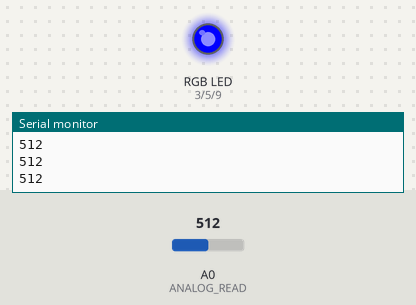
This sketch was run on a simulated Arduino Uno, built with avr-gcc and run on an emulated ATmega328P. Parts: an RGB LED mixed from three pins (HIGH = lit), the last lines printed to the serial monitor. Inputs (shaded band) come from the test bench; at power-on: A0 (ANALOG_READ) = 512.

Above: at 1.2 s.
1.3 s: A0 (ANALOG_READ) set to 593
2.8 s: A0 (ANALOG_READ) set to 606
4.3 s: A0 (ANALOG_READ) set to 710
At 6.3 s:
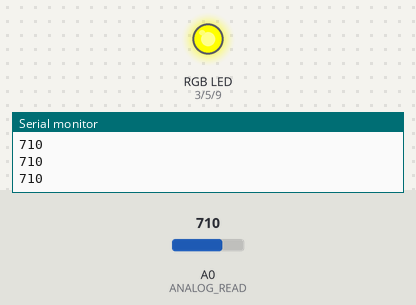
7.3 s: A0 (ANALOG_READ) set to 684
At 9.2 s:
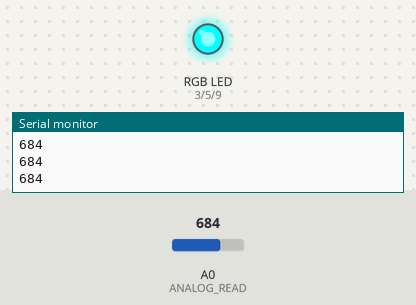
9.5 s: A0 (ANALOG_READ) set to 1023
At 10.0 s:
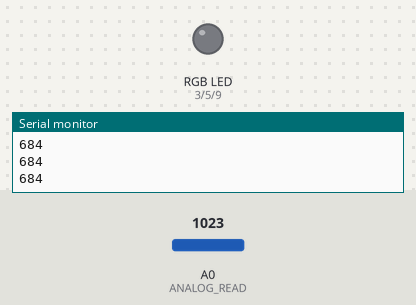
11.0 s: A0 (ANALOG_READ) set to 1002
At 11.15 s:
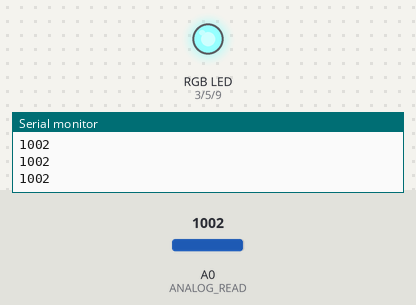
Timing chart, 0 to 14.3 s (numbered marks = the images above; inputs shaded):
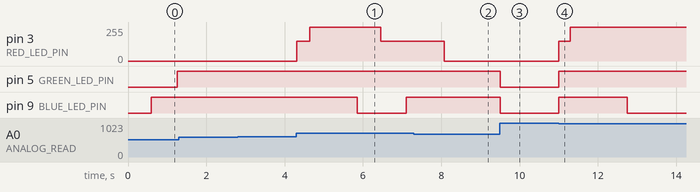

Measured:
- the behaviour switches between 701 and 700 on A0 (ANALOG_READ) (found by bisection; images 1 and 2)
- the behaviour switches between 1021 and 1020 on A0 (ANALOG_READ) (found by bisection; images 3 and 4)
- after the input at 4.3 s, pin 3 (RED_LED_PIN): 0/255 → 150/255 at once, → 255/255 0.33 s later, → 150/255 1.8 s later; pin 9 (BLUE_LED_PIN): HIGH → LOW after 1.6 s, → HIGH 1.3 s later
- after the input at 7.3 s, pin 3 (RED_LED_PIN): 150/255 → 0/255 after 0.78 s
- after the input at 9.5 s, pin 5 (GREEN_LED_PIN), pin 9 (BLUE_LED_PIN): HIGH → LOW at once
- after the input at 11.0 s, pin 3 (RED_LED_PIN): 0/255 → 150/255 at once, → 255/255 0.29 s later; pin 5 (GREEN_LED_PIN): LOW → HIGH at once; pin 9 (BLUE_LED_PIN): LOW → HIGH at once, → LOW 1.8 s later

The sketch:

RGB_LAMP.ino
```cpp
#include <FastLED.h>

/** BASIC CONFIGURATION  **/

//The amount of LEDs in the setup
#define NUM_LEDS 3
//The pin that controls the LEDs
#define RED_LED_PIN 3
#define GREEN_LED_PIN 5
#define BLUE_LED_PIN 9
//The pin that we read sensor values form
#define ANALOG_READ 14

//Confirmed microphone low value, and max value
#define MIC_LOW 20
#define MIC_HIGH 1000
/** Other macros */
//How many previous sensor values effects the operating average?
#define AVGLEN 5
//How many previous sensor values decides if we are on a peak/HIGH (e.g. in a song)
#define LONG_SECTOR 20

//Mneumonics
#define HIGH 3
#define NORMAL 2

//How long do we keep the "current average" sound, before restarting the measuring
#define MSECS 30 * 1000
#define CYCLES MSECS / DELAY

/*Sometimes readings are wrong or strange. How much is a reading allowed
to deviate from the average to not be discarded? **/
#define DEV_THRESH 0.8

//Arduino loop delay
#define DELAY 1

float fscale( float originalMin, float originalMax, float newBegin, float newEnd, float inputValue, float curve);
void insert(int val, int *avgs, int len);
int compute_average(int *avgs, int len);
void visualize_music();


/*Not really used yet. Thought to be able to switch between sound reactive
mode, and general gradient pulsing/static color*/
int mode = 0;

//Showing different colors based on the mode.
int songmode = NORMAL;

//Average sound measurement the last CYCLES
unsigned long song_avg;

//The amount of iterations since the song_avg was reset
int iter = 0;

//The speed the LEDs fade to black if not relit
float fade_scale = 1.2;

//Led array
CRGB leds;

/*Short sound avg used to "normalize" the input values.
We use the short average instead of using the sensor input directly */
int avgs[AVGLEN] = {-1};

//Longer sound avg
int long_avg[LONG_SECTOR] = {-1};

//Keeping track how often, and how long times we hit a certain mode
struct time_keeping {
  unsigned long times_start;
  short times;
};

//How much to increment or decrement each color every cycle
struct color {
  int r;
  int g;
  int b;
};

struct time_keeping high;
struct color Color;

void setup() {
  Serial.begin(9600);
  leds = CRGB(0, 0, 0);

  //bootstrap average with some low values
  for (int i = 0; i < AVGLEN; i++) {
    insert(250, avgs, AVGLEN);
  }

  //Initial values
  high.times = 0;
  high.times_start = millis();
  Color.r = 0;
  Color.g = 0;
  Color.b = 1;
}

/*With this we can change the mode if we want to implement a general
lamp feature, with for instance general pulsing. Maybe if the
sound is low for a while? */
void loop() {
 if (true){
    switch(mode) {
    case 0:
      visualize_music();
      break;
    default:
      break;
  }
    delay(DELAY);       // delay in between reads for stability
 } else {
    cycle_spectrum();
 }
}


/**Funtion to check if the lamp should either enter a HIGH mode,
or revert to NORMAL if already in HIGH. If the sensors report values
that are higher than 1.1 times the average values, and this has happened
more than 30 times the last few milliseconds, it will enter HIGH mode.
TODO: Not very well written, remove hardcoded values, and make it more
reusable and configurable.  */
void check_high(int avg) {
  if (avg > (song_avg/iter * 1.1))  {
    if (high.times != 0) {
      if (millis() - high.times_start > 200.0) {
        high.times = 0;
        songmode = NORMAL;
      } else {
        high.times_start = millis();
        high.times++;
      }
    } else {
      high.times++;
      high.times_start = millis();

    }
  }
  if (high.times > 30 && millis() - high.times_start < 50.0)
    songmode = HIGH;
  else if (millis() - high.times_start > 200) {
    high.times = 0;
    songmode = NORMAL;
  }
}

//Main function for visualizing the sounds in the lamp
void visualize_music() {
  int sensor_value, mapped, avg, longavg;

  //Actual sensor value
  sensor_value = analogRead(ANALOG_READ);


  //If 0, discard immediately. Probably not right and save CPU.
  if (sensor_value > 1020 || sensor_value == 0){
     show_leds(0, 0 , 0);
    return;
  }

  //Discard readings that deviates too much from the past avg.
  mapped = (float)fscale(MIC_LOW, MIC_HIGH, MIC_LOW, (float)MIC_HIGH, (float)sensor_value, 2.0);
  avg = compute_average(avgs, AVGLEN);

  if (((avg - mapped) > avg*DEV_THRESH)) //|| ((avg - mapped) < -avg*DEV_THRESH))
    return;

  //Insert new avg. values
  insert(mapped, avgs, AVGLEN);
  insert(avg, long_avg, LONG_SECTOR);

  //Compute the "song average" sensor value
  song_avg += avg;
  iter++;
  if (iter > CYCLES) {
    song_avg = song_avg / iter;
    iter = 1;
  }

  longavg = compute_average(long_avg, LONG_SECTOR);

  //Check if we enter HIGH mode
  check_high(longavg);

  if (songmode == HIGH) {
    fade_scale = 3;
    Color.r = 5;
    Color.g = 3;
    Color.b = -1;
  }
  else if (songmode == NORMAL) {
    fade_scale = 2;
    Color.r = -1;
    Color.b = 2;
    Color.g = 1;
  }

   if (leds.r + Color.r > 255)
        leds.r = 255;
      else if (leds.r + Color.r < 0)
        leds.r = 0;
      else
        leds.r = leds.r + Color.r;

      if (leds.g + Color.g > 255)
        leds.g = 255;
      else if (leds.g + Color.g < 0)
        leds.g = 0;
      else
        leds.g = leds.g + Color.g;

      if (leds.b + Color.b > 255)
        leds.b = 255;
      else if (leds.b + Color.b < 0)
        leds.b = 0;
      else
        leds.b = leds.b + Color.b;

      if(sensor_value > 700 && songmode == NORMAL && leds.r < 255)
        leds.r = 150;
     if(sensor_value < 30 && songmode == NORMAL && leds.r < 225){
        leds.r = leds.r + 20;
        leds.g = 255 - leds.r;
     }

     show_leds(leds.r, leds.g , leds.b);

Serial.println(sensor_value);

}

void cycle_spectrum(){
   unsigned int rgbColour[3];
  // Start off with red.
  rgbColour[0] = 255;
  rgbColour[1] = 0;
  rgbColour[2] = 0;

  // Choose the colours to increment and decrement.
  for (int decColour = 0; decColour < 3; decColour += 1) {
    int incColour = decColour == 2 ? 0 : decColour + 1;

    // cross-fade the two colours.
    for(int i = 0; i < 255; i += 1) {
      rgbColour[decColour] -= 1;
      rgbColour[incColour] += 1;

      show_leds(rgbColour[0], rgbColour[1], rgbColour[2]);
      delay(10);
    }
  }
}

void show_leds(int red, int green, int blue){
  analogWrite(RED_LED_PIN, red );
  analogWrite(GREEN_LED_PIN, green );
  analogWrite(BLUE_LED_PIN, blue );
}

//Compute average of a int array, given the starting pointer and the length
int compute_average(int *avgs, int len) {
  int sum = 0;
  for (int i = 0; i < len; i++)
    sum += avgs[i];

  return (int)(sum / len);

}

//Insert a value into an array, and shift it down removing
//the first value if array already full
void insert(int val, int *avgs, int len) {
  for (int i = 0; i < len; i++) {
    if (avgs[i] == -1) {
      avgs[i] = val;
      return;
    }
  }

  for (int i = 1; i < len; i++) {
    avgs[i - 1] = avgs[i];
  }
  avgs[len - 1] = val;
}

//Function imported from the arduino website.
//Basically map, but with a curve on the scale (can be non-uniform).
float fscale( float originalMin, float originalMax, float newBegin, float
    newEnd, float inputValue, float curve){

  float OriginalRange = 0;
  float NewRange = 0;
  float zeroRefCurVal = 0;
  float normalizedCurVal = 0;
  float rangedValue = 0;
  boolean invFlag = 0;


  // condition curve parameter
  // limit range

  if (curve > 10) curve = 10;
  if (curve < -10) curve = -10;

  curve = (curve * -.1) ; // - invert and scale - this seems more intuitive - postive numbers give more weight to high end on output
  curve = pow(10, curve); // convert linear scale into lograthimic exponent for other pow function

  // Check for out of range inputValues
  if (inputValue < originalMin) {
    inputValue = originalMin;
  }
  if (inputValue > originalMax) {
    inputValue = originalMax;
  }

  // Zero Refference the values
  OriginalRange = originalMax - originalMin;

  if (newEnd > newBegin){
    NewRange = newEnd - newBegin;
  }
  else
  {
    NewRange = newBegin - newEnd;
    invFlag = 1;
  }

  zeroRefCurVal = inputValue - originalMin;
  normalizedCurVal  =  zeroRefCurVal / OriginalRange;   // normalize to 0 - 1 float

  // Check for originalMin > originalMax  - the math for all other cases i.e. negative numbers seems to work out fine
  if (originalMin > originalMax ) {
    return 0;
  }

  if (invFlag == 0){
    rangedValue =  (pow(normalizedCurVal, curve) * NewRange) + newBegin;

  }
  else     // invert the ranges
  {
    rangedValue =  newBegin - (pow(normalizedCurVal, curve) * NewRange);
  }

  return rangedValue;
}
```
